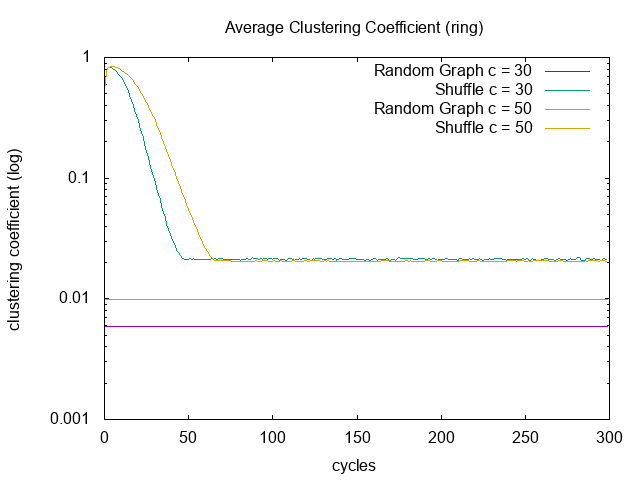

Generate this figure with gnuplot:
# You can uncomment the following lines to produce a png figure
set terminal png enhanced
set output 'plotCC-ring.png'

set title "Average Clustering Coefficient"
set xlabel "cycles"
set ylabel "clustering coefficient (log)"
set key right top
set logscale y 
plot "random/ccRandom30.txt" title 'Random Graph c = 30' with lines, \
	"ring/cc30.txt" title 'Shuffle c = 30' with lines, \
	"random/ccRandom50.txt" title 'Random Graph c = 50' with lines, \
	"ring/cc50.txt" title 'Shuffle c = 50' with lines